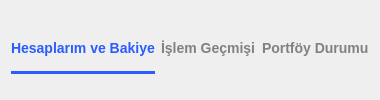
               <widget class="QFrame" name="SekmeGecisFrame">
                <property name="minimumSize">
                 <size>
                  <width>0</width>
                  <height>90</height>
                 </size>
                </property>
                <property name="styleSheet">
                 <string notr="true">/* 1. ÜÇ BUTON İÇİN ORTAK TEMEL AYARLAR */
QPushButton#HesaplarimveBakiyeButon,
QPushButton#IslemGecmisiButon,
QPushButton#PortfoyDurumuButon {
    border: none;
	background:none;
    background-color: transparent; /* Normal halde şeffaf */
    color: rgb(129, 129, 129);
	text-color:rgb(0,0,0);
    font-size: 14px;
    font-weight: 500;
    padding-bottom: 15px;
    padding-top: 15px;
    border-bottom: 3px solid transparent;
    text-align: left;
}

/* 2. MOUSE ÜZERİNE GELİNCE (HOVER) */
QPushButton#HesaplarimveBakiyeButon:hover,
QPushButton#IslemGecmisiButon:hover,
QPushButton#PortfoyDurumuButon:hover {
    color: #101828;
    background-color: transparent; /* Hover'da da arka plan gelmesin */
}

/* 3. BUTONA BASILI TUTULDUĞUNDA (PRESSED) - Sorunu Çözen Kısım */
QPushButton#HesaplarimveBakiyeButon:pressed,
QPushButton#IslemGecmisiButon:pressed,
QPushButton#PortfoyDurumuButon:pressed {
    background-color: transparent; /* Basınca mavi kutu çıkmasını engeller */
}

/* 4. BUTON SEÇİLİ OLDUĞUNDA (CHECKED) - Sorunu Çözen Kısım */
QPushButton#HesaplarimveBakiyeButon:checked,
QPushButton#IslemGecmisiButon:checked,
QPushButton#PortfoyDurumuButon:checked {
    color: #2b5cff;
    border-bottom: 3px solid #2b5cff;
    background-color: transparent; /* Seçiliyken arka planı şeffaf zorla */
}</string>
                </property>
                <layout class="QHBoxLayout" name="horizontalLayout">
                 <item>
                  <widget class="QPushButton" name="HesaplarimveBakiyeButon">
                   <property name="layoutDirection">
                    <enum>Qt::LayoutDirection::LeftToRight</enum>
                   </property>
                   <property name="styleSheet">
                    <string notr="true"/>
                   </property>
                   <property name="text">
                    <string>Hesaplarım ve Bakiye</string>
                   </property>
                   <property name="checkable">
                    <bool>true</bool>
                   </property>
                   <property name="checked">
                    <bool>true</bool>
                   </property>
                   <property name="autoExclusive">
                    <bool>true</bool>
                   </property>
                  </widget>
                 </item>
                 <item>
                  <widget class="QPushButton" name="IslemGecmisiButon">
                   <property name="styleSheet">
                    <string notr="true"/>
                   </property>
                   <property name="text">
                    <string>İşlem Geçmişi</string>
                   </property>
                   <property name="checkable">
                    <bool>true</bool>
                   </property>
                   <property name="autoExclusive">
                    <bool>true</bool>
                   </property>
                   <property name="flat">
                    <bool>true</bool>
                   </property>
                  </widget>
                 </item>
                 <item>
                  <widget class="QPushButton" name="PortfoyDurumuButon">
                   <property name="styleSheet">
                    <string notr="true"/>
                   </property>
                   <property name="text">
                    <string>Portföy Durumu</string>
                   </property>
                   <property name="checkable">
                    <bool>true</bool>
                   </property>
                   <property name="autoExclusive">
                    <bool>true</bool>
                   </property>
                   <property name="flat">
                    <bool>true</bool>
                   </property>
                  </widget>
                 </item>
                </layout>
               </widget>
